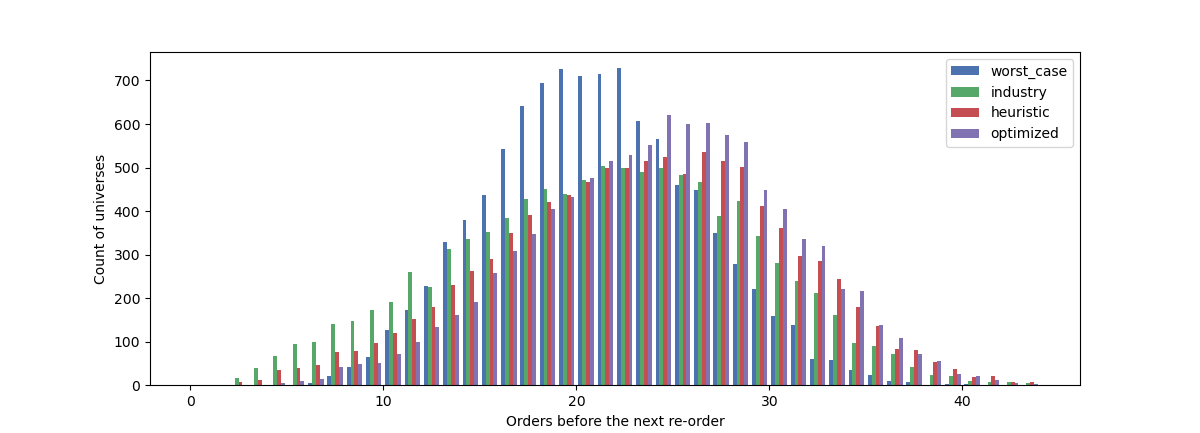

Source code (Python):
#! /usr/bin/env python3


import pickle

import matplotlib.pyplot as plt
import numpy as np
import pandas as pd


inv_and_orders = pd.read_csv('inventory_and_orders.csv', index_col=0, skipfooter=1)\
        .iloc[:, 0:12]

# Note to self: shape is (10000, 51): 10000 universes x 51 time steps
with open('order_streams.pkl', 'rb') as pf:
    order_streams = pickle.load(pf)

times_to_reorder = np.zeros((order_streams.shape[0], 4), dtype='int8')

cols = ['worst_case', 'industry', 'heuristic', 'optimized']

for p, policy in enumerate(cols):
    for i in range(order_streams.shape[0]):
        curr_inv = inv_and_orders.loc['inventory'].values \
                + inv_and_orders.loc[policy].values
        t = 0
        while np.all(curr_inv >= 0):
            t += 1
            curr_inv[order_streams[i, t]] -= 1

        times_to_reorder[i, p] = t

times_frame = pd.DataFrame(times_to_reorder, columns=cols)

plt.style.use('seaborn-deep')
bins = np.arange(0, 45)

plt.hist(times_frame.values, bins, label=times_frame.columns)
plt.legend(loc='upper right')
plt.xlabel('Orders before the next re-order')
plt.ylabel('Count of universes')
plt.show()
